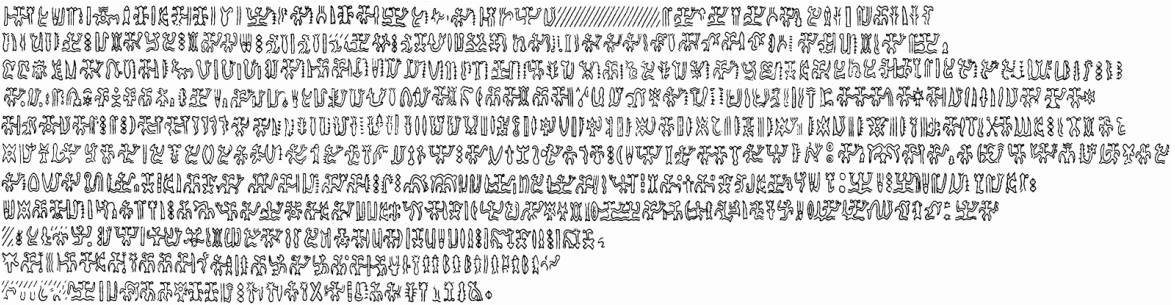
#> input picture glyphs/rongorongo.png, 2350 x 610 px (shown at 1/2 size)
$ jupyter execute --allow-errors rongorongo.ipynb
#> lines starting #> are read from the running program, lines starting #| are printed output that depends on the picture
## Rongo Rongo

Easter Island script taken off of a block.

Tablet P, Side A.

Currently not deciphered.

[cell 1]
import numpy as np
from PIL import Image
from matplotlib import pyplot as plt

from scipy.spatial.distance import cdist
from tqdm.notebook import tqdm

[cell 2]
image = Image.open('rongorongo.png').convert('L')

[cell 3]
image

## Image Preprocessing

[cell 4]
image

#> (a cell that did not finish here is left out)

Try to split the image into different lines using a very quick segmentation algorithm.
Each of the peaks specifies a "line" in the original tablet.

[cell 6]
def consecutive(data, stepsize=1):
    return np.split(data, np.where(np.diff(data) != stepsize)[0]+1)

[cell 7]
plt.figure(figsize=(10, 3))
plt.plot(np.array(image).mean(axis=1))
plt.ylabel("Average Pixel Value (255=White)")
plt.xlabel("Y location")
plt.show()
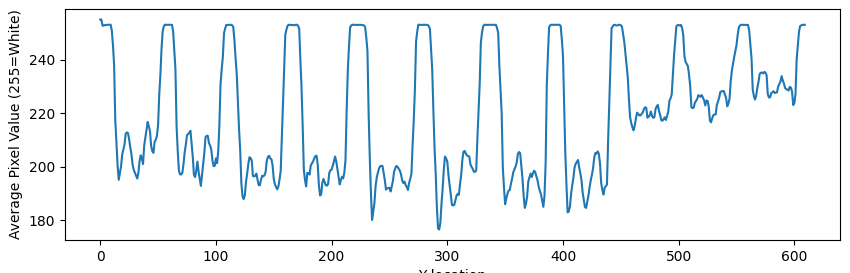
#> figure drawn by matplotlib, 1 panel; curve peaks at x = 0, y = 255

[cell 8]
horizontal_pixels = np.array(image).mean(axis=1)
#> horizontal_pixels = 610 values, max 255 at index 0, min 176.5 at index 293, mean 218.7
consecutive_white_lines = consecutive(np.nonzero(horizontal_pixels > 240.0)[0])
#> consecutive_white_lines = 12 items
split_points = [int(np.median(a)) for a in consecutive_white_lines]
#> split_points = [5, 58, 111, 166, 223, 279, 336, 393, 448, 500, 555, 605]

Now that we have our split points, we can split our original image into lines.

[cell 9]
width, height = image.width, image.height
#> width = 2350; height = 610
image_lines = [
    image.crop((0, begin, width, end))
    for begin, end in zip(split_points[:-1], split_points[1:])
]
#> image_lines = 11 items

[cell 10]
image_lines[0]
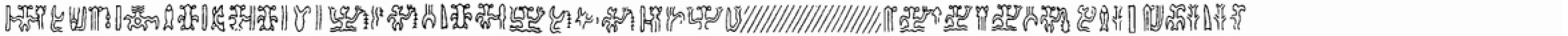
#> Out: PIL image 2350x53 L (shown at 1/2 size); min 0, max 255, mean 218

Now let's crop the symbols vertically.

[cell 11]
plt.figure(figsize=(12, 2))
plt.plot(np.array(image_lines[0]).mean(axis=0))
plt.ylabel("Average Pixel Value (255=White)")
plt.xlabel("X location")
plt.ylim((200, 256))
plt.show()
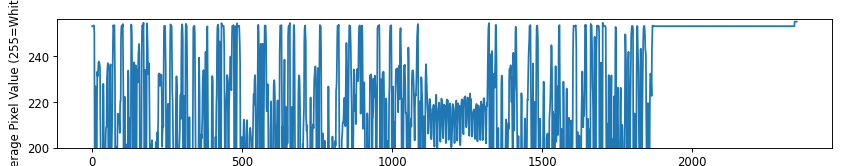
#> figure drawn by matplotlib, 1 panel; curve peaks at x = 2342, y = 255

[cell 12]
def split_vertically(im, split_pixel_thresh=250.0):
    """Takes in an image and splits it vertically by whitespace."""
#> called with split_pixel_thresh = 250
    width, height = im.width, im.height
#> width = 2350; height = 53
    SPLIT_PIXEL_THRESH = 240.0
    vertical_pixels = np.array(im).mean(axis=0)
#> vertical_pixels = 2350 values, max 255 at index 2342, min 75.85 at index 662, mean 218
    consecutive_white_lines = consecutive(np.nonzero(vertical_pixels > split_pixel_thresh)[0])
#> consecutive_white_lines = 48 items, first 6: [0, 1, 2, 3, 4, 5, 6, 7], [70, 71, 72, 73, 74], [97, 98, 99, 100, 101, 102], [130, 131], [166, 167, 168, 169, 170, 171], [183]
    split_points = [int(np.median(a)) for a in consecutive_white_lines]
#> split_points = 48 values from 3 to 2108
    return [
        im.crop((begin, 0, end, height))
        for begin, end in zip(split_points[:-1], split_points[1:])
    ]

[cell 13]
image_text = [
    split_vertically(line)
    for line in image_lines
]
#> image_text = 11 items

We can normalize everything to 50 by 50 for convenience.

[cell 14]
normalized_image_text = [
    [a.resize((50, 50)) for a in sublist]
    for sublist in image_text
]
#> normalized_image_text = 11 items
all_glyphs = [a for sublist in normalized_image_text for a in sublist]
#> all_glyphs = 564 items
all_flattened_glyphs = [np.array(a).flatten() for a in all_glyphs]
#> all_flattened_glyphs = 564 items

Plot a few random glyphs together to see how similar they are.

#> (a cell that did not finish here is left out)

[cell 16]
np.stack(all_flattened_glyphs).shape
#> Out = (564, 2500)

[cell 17]
def plot_glyph(glyph):
    plt.imshow(glyph.reshape(50, 50))
    plt.show()

def plot_glyphs(glyphs_list):
    n = len(glyphs_list)
#> n = 100
    width, height = np.floor(n ** 0.5), np.ceil(n ** 0.5)
#> width = 10; height = 10
    plt.figure(figsize=(width, height))
    for idx, glyph in enumerate(glyphs_list):
        plt.subplot(height, width, idx + 1)
        plt.imshow(glyph.reshape(50, 50), cmap='Greys')
        plt.axis('off')
#> this loop made 100 passes
    plt.show()
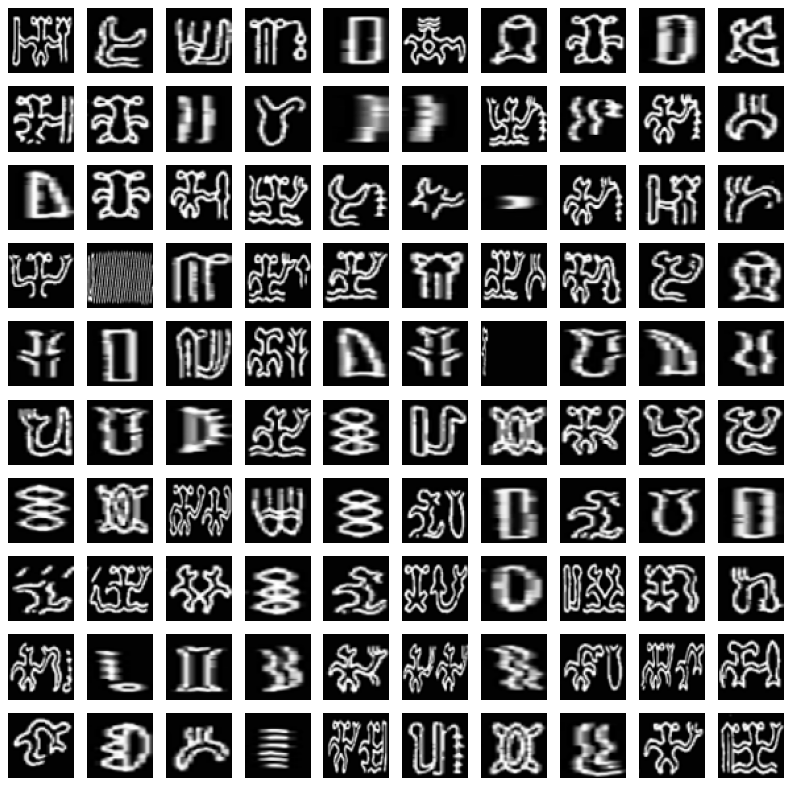
#> figure drawn by matplotlib, 100 panels
